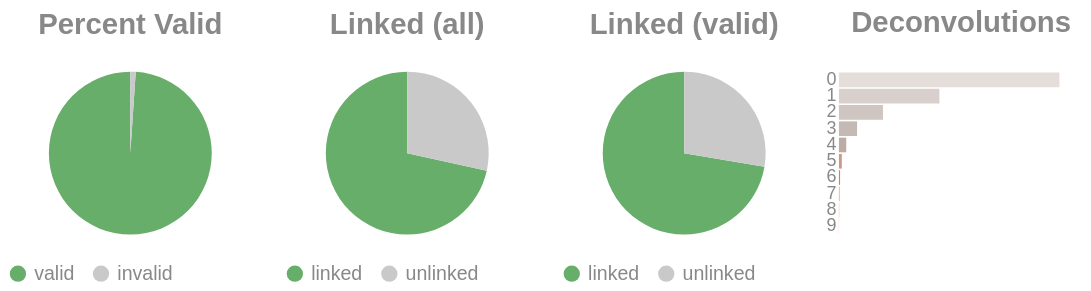

The cell this chart's notebook holds for it:
### Code cell
if SKIPLR:
    pass
else:
    clash = Counter()
    for i in valids['molecule'].to_list():
        _mol = i.split("-")
        if len(_mol) == 1:
            clash.update('0')
        else:
            clash.update(_mol[-1])

    _d = {"deconvolutions": [], 'count': []}
    for k,v in clash.items():
        _d['deconvolutions'].append(k)
        _d['count'].append(v)

    tot_valid = valids['reads'].sum()
    mask = valids['reads'] >= 2
    n_linked_reads = valids.filter(mask)['reads'].sum()
    if n_linked_reads == 0:
        print_html("No linked molecules (>=2 reads) were detected; skipping linked-only distributions.")
        SKIPLR = True
    else:
        perc_valid = round(tot_valid / n_reads, 4)
        linked_perc_abs = round(n_linked_reads / n_reads, 4)
        linked_perc = round(n_linked_reads / tot_valid, 4)

    _valid = pl.DataFrame({"valids": ['valid', 'invalid'], "count": [tot_valid, n_reads - tot_valid]})
    _linked_abs = pl.DataFrame({"linked (absolute)": ['linked', 'unlinked'], "count": [n_linked_reads, n_reads - n_linked_reads]})
    _linked_rel = pl.DataFrame({"linked (valids)": ['linked', 'unlinked'], "count": [n_linked_reads, tot_valid - n_linked_reads]})

    (
        alt.hconcat(
            piechart(_valid, goodval = 'valid', title = "Percent Valid"),
            piechart(_linked_abs, goodval = "linked", title =  "Linked (all)"),
            piechart(_linked_rel, goodval = "linked", title =  "Linked (valid)"),
            convolutionbar(pl.DataFrame(_d), title = "Deconvolutions"),
            center = True,
            bounds = 'flush'
        )
        .resolve_scale(color='independent')
        .resolve_legend('independent')
        .properties(usermeta={'embedOptions': {"actions": False}})
    ).display()

### Figure 1 — Vega-Lite specification as saved in the notebook (floating-point values rounded to 4 significant figures)
{"width": "container", "height": 400, "config": {"title": {"anchor": "start", "dy": -15, "fontSize": 18, "color": "#888888", "subtitleColor": "#888888", "subtitleFontSize": 14}, "arc": {"fill": "#0072B2"}, "axis": {"domainColor": "#888888", "domainWidth": 0.5, "gridWidth": 0.2, "grid": false, "titleFontWeight": 400, "titleFontSize": 15, "labelFontSize": 11, "labelColor": "#888888", "tickColor": "#888888", "tickWidth": 0.2, "titleColor": "#888888"}, "axisBand": {"grid": false}, "axisX": {"grid": true, "tickSize": 10, "domainCap": "round"}, "axisY": {"domain": false, "grid": true, "tickSize": 0, "domainCap": "round"}, "background": "transparent", "header": {"labelFontSize": 15, "labelColor": "#888888", "titleFontSize": 15, "titleFontWeight": 600, "titleColor": "#888888"}, "legend": {"labelFont": "sans-serif", "labelFontSize": 12, "labelColor": "#888888", "symbolSize": 100, "symbolType": "circle", "titleFontSize": 12, "titlePadding": 10, "titleColor": "#888888", "title": null}, "range": {"category": ["#E69F00", "#56B4E9", "#009E73", "#F0E442", "#0072B2", "#D55E00", "#CC79A7", "#000000"], "diverging": ["#cfe8f3", "#a2d4ec", "#73bfe2", "#46abdb", "#1696d2", "#12719e"]}, "area": {"fill": "#0072B2", "fillOpacity": 0.7, "line": true, "strokeOpacity": 0.7}, "line": {"color": "#0072B2", "stroke": "#0072B2", "strokeWidth": 2}, "trail": {"color": "#0072B2", "stroke": "#0072B2", "strokeWidth": 0, "size": 1}, "point": {"filled": true, "fillOpacity": 1.0, "size": 95}, "text": {"color": "#888888", "fontSize": 11, "align": "right", "fontWeight": 400, "size": 11}, "bar": {"fill": "#0072B2", "stroke": null}, "view": {"stroke": null, "continuousWidth": 660, "continuousHeight": 400}}, "hconcat": [{"data": {"name": "data-3f13c06bb571f9bf8d5461daa2d3bc41"}, "mark": {"type": "arc"}, "encoding": {"color": {"field": "valids", "legend": {"orient": "bottom", "title": null}, "scale": {"domain": ["valid", "invalid"], "range": ["#68ae6b", "#C9C9C9"]}, "title": "Valids", "type": "nominal"}, "theta": {"field": "count", "type": "quantitative"}, "tooltip": [{"field": "valids", "title": "Valids", "type": "ordinal"}, {"field": "percent", "format": ".2%", "title": "Percent", "type": "quantitative"}, {"field": "count", "title": "Count", "type": "quantitative"}]}, "height": 100, "title": {"text": "Percent Valid", "align": "center", "anchor": "middle"}, "transform": [{"calculate": "datum.count / 5312292", "as": "percent"}], "width": 150}, {"data": {"name": "data-866ea476bfaf6946787ebe9c483303a5"}, "mark": {"type": "arc"}, "encoding": {"color": {"field": "linked (absolute)", "legend": {"orient": "bottom", "title": null}, "scale": {"domain": ["linked", "unlinked"], "range": ["#68ae6b", "#C9C9C9"]}, "title": "Linked (Absolute)", "type": "nominal"}, "theta": {"field": "count", "type": "quantitative"}, "tooltip": [{"field": "linked (absolute)", "title": "Linked (Absolute)", "type": "ordinal"}, {"field": "percent", "format": ".2%", "title": "Percent", "type": "quantitative"}, {"field": "count", "title": "Count", "type": "quantitative"}]}, "height": 100, "title": {"text": "Linked (all)", "align": "center", "anchor": "middle"}, "transform": [{"calculate": "datum.count / 5312292", "as": "percent"}], "width": 150}, {"data": {"name": "data-058606babbd7ecdd8534f0c3a1eed35c"}, "mark": {"type": "arc"}, "encoding": {"color": {"field": "linked (valids)", "legend": {"orient": "bottom", "title": null}, "scale": {"domain": ["linked", "unlinked"], "range": ["#68ae6b", "#C9C9C9"]}, "title": "Linked (Valids)", "type": "nominal"}, "theta": {"field": "count", "type": "quantitative"}, "tooltip": [{"field": "linked (valids)", "title": "Linked (Valids)", "type": "ordinal"}, {"field": "percent", "format": ".2%", "title": "Percent", "type": "quantitative"}, {"field": "count", "title": "Count", "type": "quantitative"}]}, "height": 100, "title": {"text": "Linked (valid)", "align": "center", "anchor": "middle"}, "transform": [{"calculate": "datum.count / 5255917", "as": "percent"}], "width": 150}, {"data": {"name": "data-00dbb3a6915e959478dc21ab25e53b06"}, "mark": {"type": "bar"}, "encoding": {"color": {"field": "deconvolutions", "legend": null, "scale": {"scheme": "lightgreyred"}, "type": "nominal"}, "tooltip": [{"field": "deconvolutions", "title": "Deconvolutions", "type": "ordinal"}, {"field": "percent", "format": ".2%", "title": "Percent", "type": "quantitative"}, {"field": "count", "title": "Count", "type": "quantitative"}], "x": {"axis": null, "field": "count", "type": "quantitative"}, "y": {"field": "deconvolutions", "sort": "ascending", "title": null, "type": "nominal"}}, "height": 100, "title": {"text": "Deconvolutions", "align": "center", "anchor": "middle"}, "transform": [{"calculate": "datum.count / 2587496", "as": "percent"}], "width": 150}], "bounds": "flush", "center": true, "resolve": {"legend": {"angle": "independent"}, "scale": {"color": "independent"}}, "usermeta": {"embedOptions": {"actions": false}}, "$schema": "https://vega.github.io/schema/vega-lite/v6.4.1.json", "datasets": {"data-3f13c06bb571f9bf8d5461daa2d3bc41": [{"valids": "valid", "count": 5255917}, {"valids": "invalid", "count": 56375}], "data-866ea476bfaf6946787ebe9c483303a5": [{"linked (absolute)": "linked", "count": 3800662}, {"linked (absolute)": "unlinked", "count": 1511630}], "data-058606babbd7ecdd8534f0c3a1eed35c": [{"linked (valids)": "linked", "count": 3800662}, {"linked (valids)": "unlinked", "count": 1455255}], "data-00dbb3a6915e959478dc21ab25e53b06": [{"deconvolutions": "0", "count": 1443815}, {"deconvolutions": "1", "count": 657847}, {"deconvolutions": "2", "count": 288312}, {"deconvolutions": "3", "count": 118891}, {"deconvolutions": "4", "count": 47763}, {"deconvolutions": "5", "count": 18750}, {"deconvolutions": "6", "count": 7398}, {"deconvolutions": "7", "count": 3000}, {"deconvolutions": "8", "count": 1205}, {"deconvolutions": "9", "count": 515}]}}
